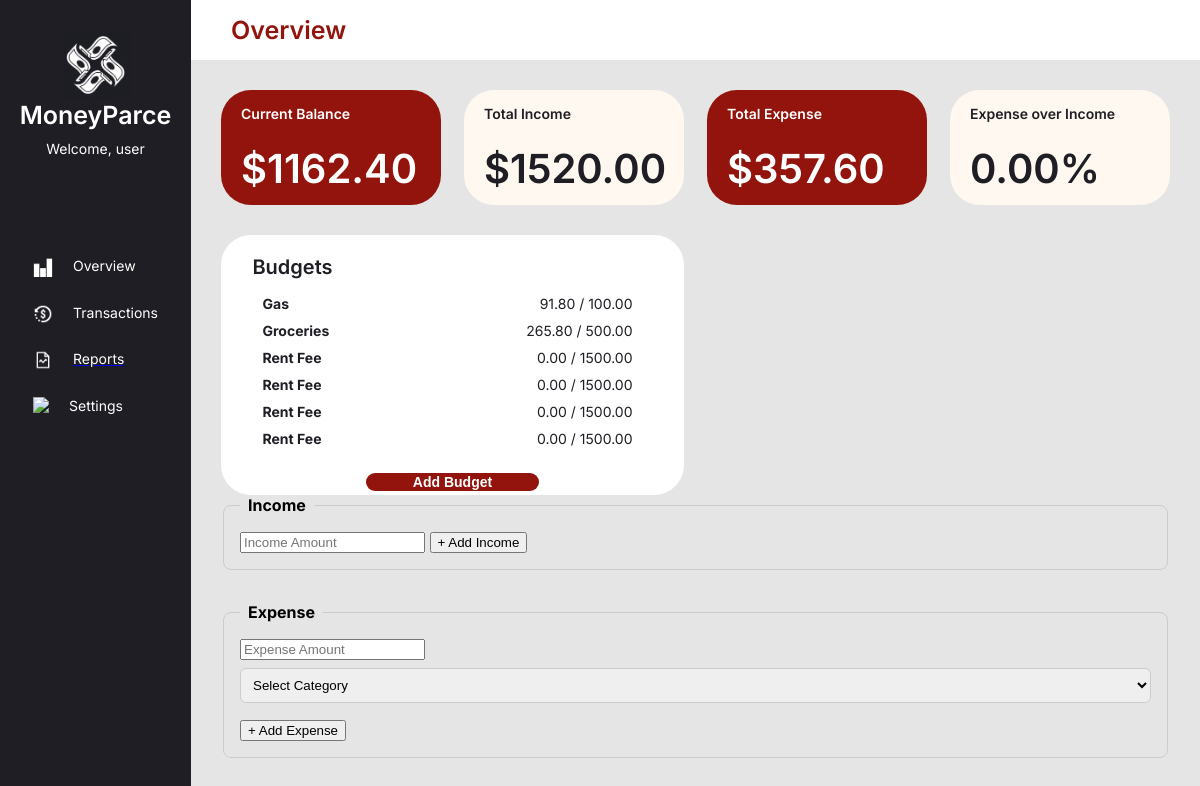
The app's page /dashboard/, older data.
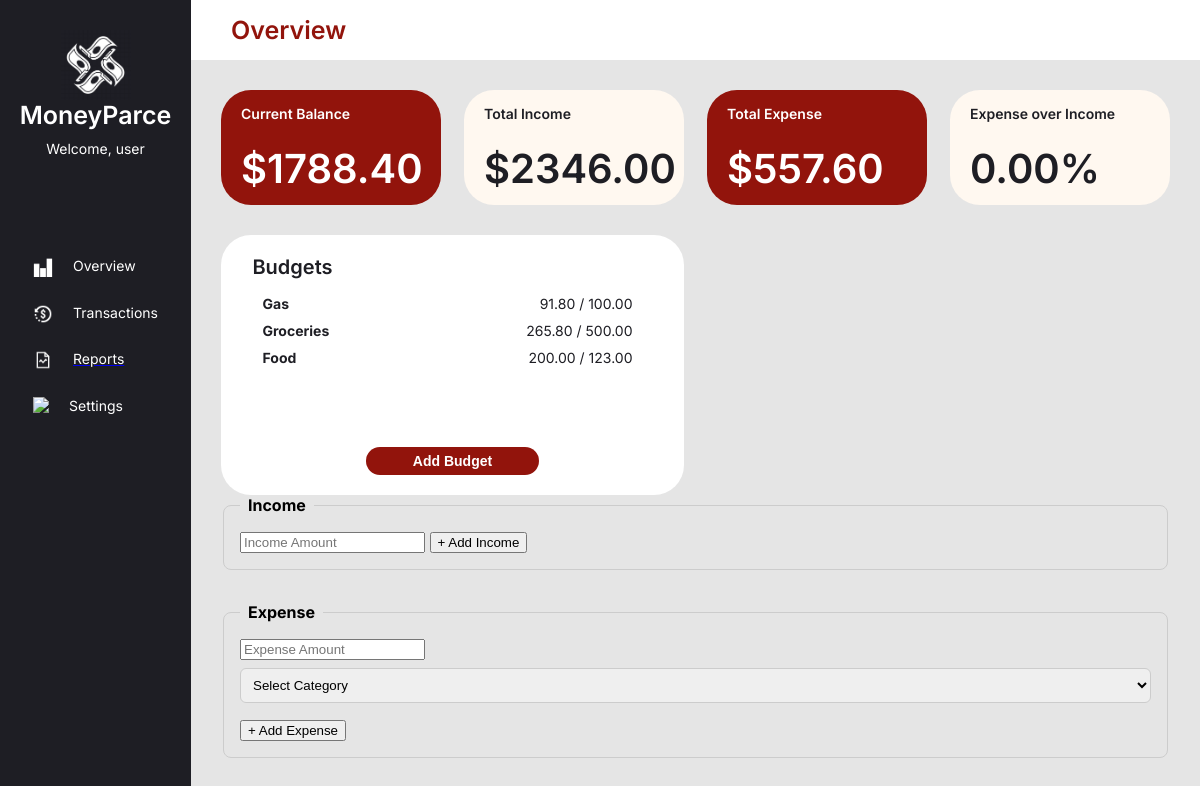
The same page, newer data.
### dashboard/models.py (models this page shows, shortened)
class Budget(models.Model):
    name = models.CharField(max_length=100)
    total_budget = models.DecimalField(max_digits=10, decimal_places=2)
    def expenses_total(self):
        result = self.expense_set.aggregate(total=Sum('amount'))['total']
        return result if result is not None else 0

### dashboard/views.py (the view, shortened to what this page needs)
# urls.py: path('', views.dashboard_view, name='dashboard.index'),
def dashboard_view(request):
    total_income = sum(item.amount for item in Income.objects.all())
    total_expenses = sum(item.amount for item in Expense.objects.all())
    remaining_balance = total_income - total_expenses
    budgets = Budget.objects.all().order_by('id')
    context = {
        'total_income': total_income,
        'total_expenses': total_expenses,
        'remaining_balance': remaining_balance,
        'budgets': budgets,
    }
    return render(request, 'dashboard/dashboard.html', context)

### dashboard/templates/dashboard/dashboard.html (shortened to what this page needs)
<!DOCTYPE html>
<html>
{% load static %}
<head>
  <link rel="stylesheet"
        type="text/css"
        href="{% static 'css/style.css' %}" />
</head>
<body>
  <div class="sideBar">
    <div class="sideBarHeader">
      <img src="{% static 'img/logo.png' %}" style="height: 70px" />
      <div id="LogoName">MoneyParce</div>
      <div class="sideBarText">Welcome, user</div>
    </div>
    <div class="navigator">
      <div class="navDiv">
        <img src="{% static 'img/overview.png' %}" style="height: 20px; margin-right: 20px;" />
        <div class="sideBarText">Overview</div>
      </div>
      <div class="navDiv">
        <img src="{% static 'img/tran.png' %}" style="height: 20px; margin-right: 20px;" />
        <div class="sideBarText">Transactions</div>
      </div>
      <a href="{% url 'budget_summary' %}">
        <div class="navDiv">
          <img src="{% static 'img/report.png' %}" style="height: 20px; margin-right: 20px;" />
          <div class="sideBarText">Reports</div>
        </div>
        </a>
      <div class="navDiv">
        <img src="{% static 'img/settings.png' %}" style="height: 20px; margin-right: 20px;" />
        <div class="sideBarText">Settings</div>
      </div>
    </div>
  </div>
  <div class="mainWrapper">
    <div class="header">
      <div class="pageTitle">Overview</div>
    </div>
    <div class="innerWrapper">
    <div class="totalContainer">
      <div class="totalRed">
        <div class="totalTitle">Current Balance</div>
        <div class="totalText">${{ remaining_balance }}</div>
      </div>
      <div class="totalBeige">
        <div class="totalTitle">Total Income</div>
        <div class="totalText">${{ total_income }}</div>
      </div>
      <div class="totalRed">
        <div class="totalTitle">Total Expense</div>
        <div class="totalText">${{ total_expenses }}</div>
      </div>
      <div class="totalBeige">
        <div class="totalTitle">Expense over Income</div>
        <div class="totalText">0.00%</div>
      </div>
    </div>
    <div class="whiteBox">
      <div class="whiteBoxTitle">Budgets</div>
      <ul class="budgetList">
        {% for budget in budgets %}
        <div class="budgetListDiv">
          <div><strong>{{ budget.name }}</strong></div>
          <div>{{ budget.expenses_total|floatformat:2 }} / {{ budget.total_budget }}</div>
        </div>
        {% empty %}
          <div class="totalText">No budgets created yet.</div>
        {% endfor %}
      </ul>
      <button type="button" class="add-budget-btn" onclick="toggleBudgetForm()">Add Budget</button>
    </div>
        <form method="POST">
          <fieldset>
            <legend>Income</legend>
            <input type="text" name="income_amount" placeholder="Income Amount">
            <button type="submit" name="submit_income">+ Add Income</button>
          </fieldset>
          <fieldset>
            <legend>Expense</legend>
            <input type="text" name="expense_amount" placeholder="Expense Amount">
            <select name="expense_budget">
              <option value="">Select Category</option>
            </select>
            <button type="submit" name="submit_expense">+ Add Expense</button>
          </fieldset>
        </form>
      </div>
    </div>
</body>
</html>

### dashboard/static/css/style.css (style rules this page uses)
body { font-family: "Inter"; background-color: #E5E5E5; display: flex; flex-direction: row; margin:0px }
.sideBar { background-color: #1E1E24; display:flex; flex-direction: column; align-items: center; color: white; width: 225px; }
.sideBarHeader { display: flex; flex-direction: column; align-items: center; justify-content: center; margin-top: 30px; margin-bottom: 100px; }
#LogoName { font-size: 25px; font-weight: 600; margin-bottom: 10px; }
.sideBarText { font-size: 14px; color: white; text-decoration: none; }
.navigator { height: 160px; display:flex; flex-direction: column; justify-content: space-between; align-items: flex-start; }
.navDiv { display:flex; flex-direction: row; justify-content: center; align-items: flex-start; }
.header { background-color: white; height: 60px; display: flex; flex-direction: row; align-items: center; }
.pageTitle { font-weight: 600; font-size: 25px; color:#92140C; margin-left: 40px; }
.innerWrapper { padding: 30px; }
.totalContainer { display: flex; flex-direction: row; align-items: center; justify-content: space-between; margin-bottom: 30px; width: 949px; }
.totalRed { width: 220px; height: 115px; border-radius: 30px; background-color: #92140C; color: white; font-weight: 600; display:flex; flex-direction: column; }
.totalBeige { width: 220px; height: 115px; border-radius: 30px; background-color: #FFF8F0; color: #1E1E24; font-weight: 600; display:flex; flex-direction: column; }
.totalTitle { margin-top: 15px; margin-bottom: 22px; padding-left: 20px; font-size: 14px; }
.totalText { padding-left: 20px; font-size: 40px; }
.whiteBox { background-color: white; color: #1E1E24; border-radius: 30px; width: 463px; height: 260px; display:flex; flex-direction: column; align-items: center; }
.whiteBoxTitle { font-size: 20px; font-weight: 600; margin-top: 20px; margin-right: 320px; }
.budgetList { height: 180px; width: 370px; margin-right: 50px; }
.budgetListDiv { font-size: 14px; margin-bottom: 10px; display:flex; flex-direction: row; justify-content: space-between; align-items: center; }
.add-budget-btn { width: 173px; height: 36px; font-size:14px; font-weight:600; background-color: #92140C; color: white; border-radius: 30px; border: none; cursor: pointer; margin-bottom: 20px; }
fieldset { border: 1px solid #ccc; padding: 1rem; border-radius: 8px; margin-bottom: 2rem; }
legend { font-weight: bold; padding: 0 0.5rem; }
select { width: 100%; padding: 0.5rem; margin-top: 0.5rem; margin-bottom: 1rem; border: 1px solid #ccc; border-radius: 6px; }

Row changes from the older to the newer data that the page shows:
removed Budget: name "Rent Fee", expenses_total "0.00", total_budget "1500.00"
removed Budget: name "Rent Fee", expenses_total "0.00", total_budget "1500.00"
removed Budget: name "Rent Fee", expenses_total "0.00", total_budget "1500.00"
removed Budget: name "Rent Fee", expenses_total "0.00", total_budget "1500.00"
added Budget: name "Food", expenses_total "200.00", total_budget "123.00"
Text that changed along with them:
{{ remaining_balance }}: "1162.40" → "1788.40"
{{ total_income }}: "1520.00" → "2346.00"
{{ total_expenses }}: "357.60" → "557.60"
